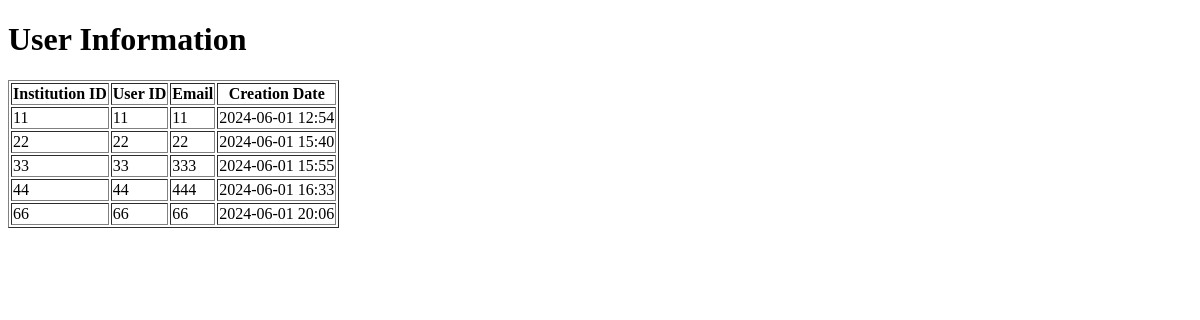
Before: /users/ with the older database file.
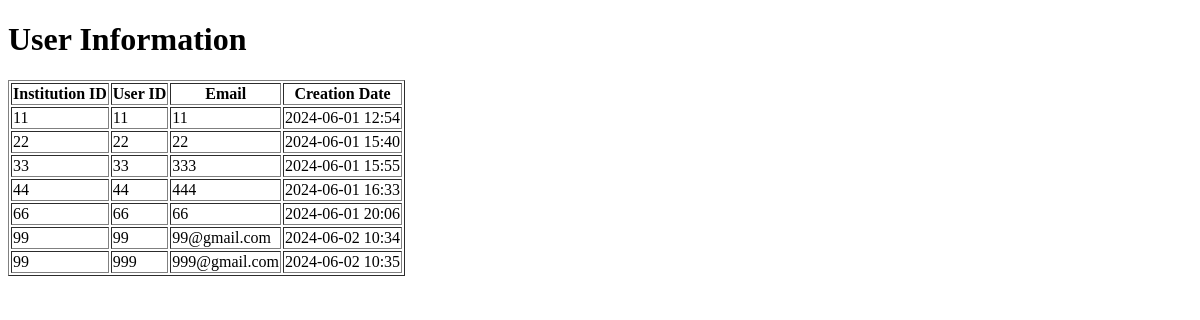
After: the same page with the newer database file.
### myapp/models.py (models this page shows, shortened)
class UserProfile(models.Model):
    institutionID=models.TextField(default="-")
    userID=models.TextField(default="-")
    email=models.TextField(default="-")
    userpwd=models.TextField(default="-")
    created = models.DateTimeField(default=now)
    class Meta:
        db_table = "UserProfile"

### myapp/views.py (the view)
# urls.py: path('users/', views.user_list),
def user_list(request):
    users = UserProfile.objects.all()  # 獲取所有用戶的數據
    return render(request, 'list.html', locals())  # 將數據傳遞給模板

### templates/list.html (shortened to what this page needs)
<!DOCTYPE html>
<html lang="en">
<head>
</head>
<body>
    <h1>User Information</h1>
    <table border="1">
        <tr>
            <th>Institution ID</th>
            <th>User ID</th>
            <th>Email</th>
            <th>Creation Date</th>
        </tr>
        {% for user in users %}
        <tr>
            <td>{{ user.institutionID }}</td>
            <td>{{ user.userID }}</td>
            <td>{{ user.email }}</td>
            <td>{{ user.created|date:"Y-m-d H:i" }}</td>
        </tr>
        {% endfor %}
    </table>
</body>
</html>

Changed rows visible on the page:
added UserProfile: institutionID "99", userID "99", email "99@gmail.com", created "2024-06-02 10:34"
added UserProfile: institutionID "99", userID "999", email "999@gmail.com", created "2024-06-02 10:35"
